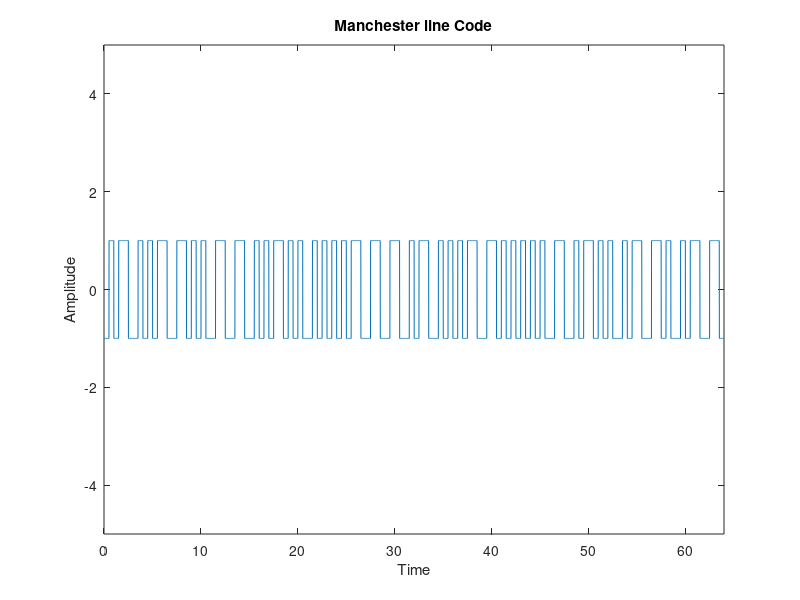
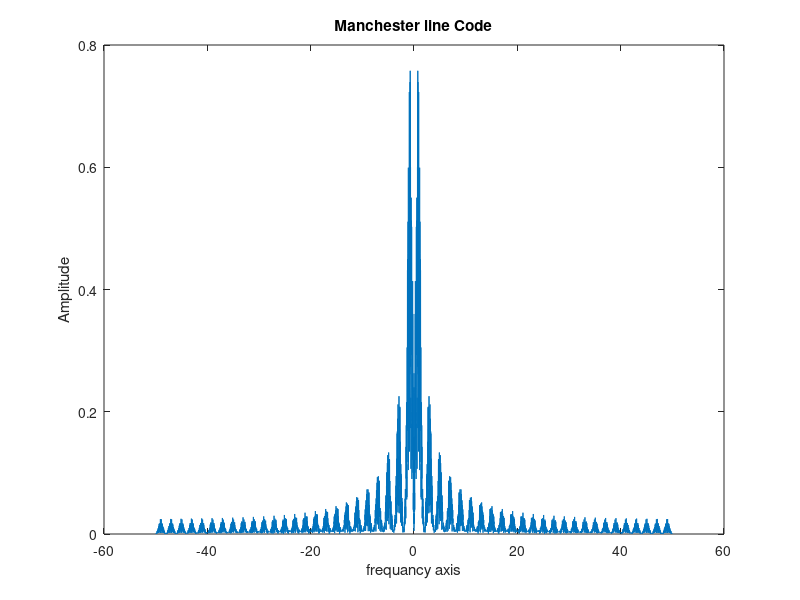
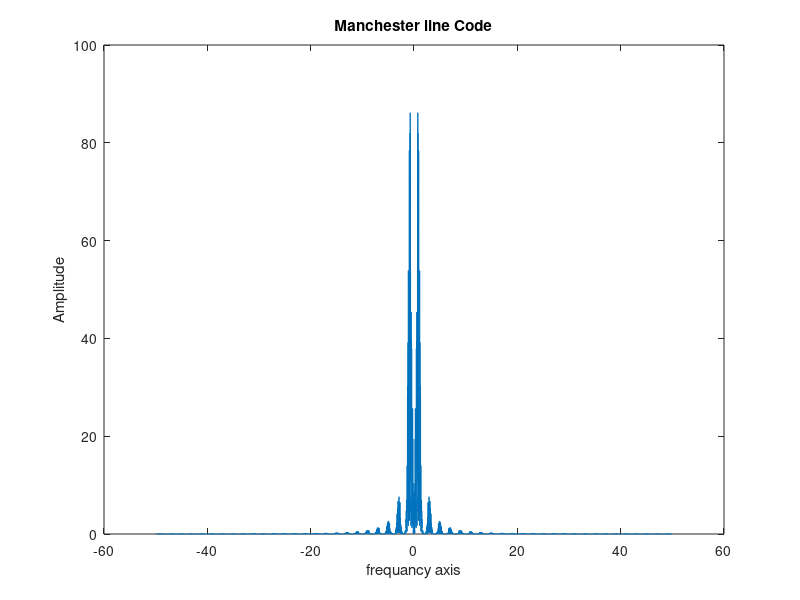

These figures' MATLAB source, in order:
ft=zeros(1,6401);
for k=1:150
    Z= randi([0 1],1,64);
    XY=[];
    for m=1:64
        if Z(m)==0
            h=[-1 1];
        else
            h=[1 -1];
        end
        XY=[XY h];
    end
    i=1;
    L=0.5;
    T=0:0.01:length(Z);
    df=100/6401;
    ts=0.01;
    fs=1/ts;
    f= -(0.5*fs-0.5*df) : df : (0.5*fs -0.5*df) ;
    for j=1:length(T)
        if T(j)<=L
            Y(j)=XY(i);
        else
            Y(j)=XY(i);
            i=i+1;
            L=L+0.5;
        end
    end
    M = fftshift (fft (Y))*ts ;
    ft=ft+M;
end 
figure(1)
plot(T,Y);
axis([0 length(Z) -5 5]);xlabel('Time');
ylabel('Amplitude');title('Manchester line Code')
figure(2)
plot(f,abs(ft)./150);
xlabel('frequancy axis');
ylabel('Amplitude');
title('Manchester line Code');
figure(3)
plot(f,(abs(ft).^2)./150);
xlabel('frequancy axis');
ylabel('Amplitude');
title('Manchester line Code');